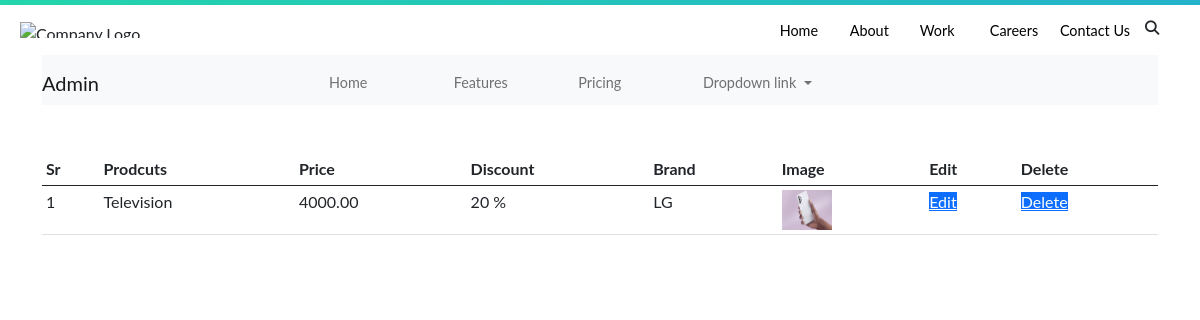
Page /admin (signed in) on the earlier database version.
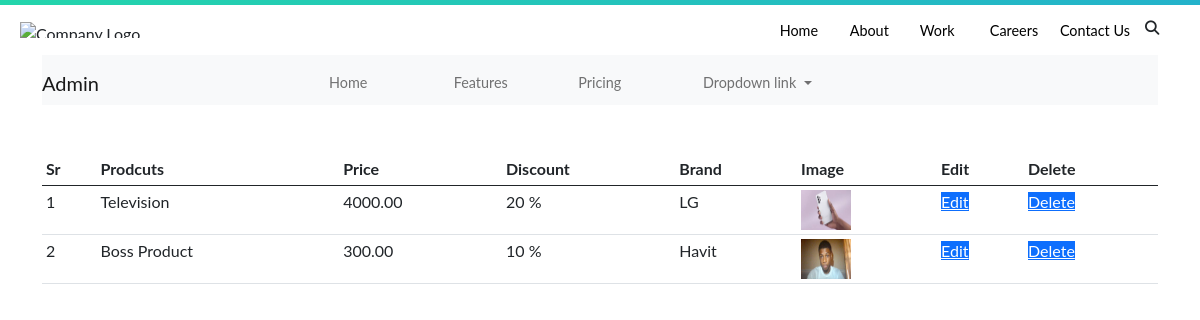
Same page on the later database version.
### shop/products/models.py (models this page shows, shortened)
class Addproduct(db.Model):
    id = db.Column(db.Integer, primary_key=True)
    name = db.Column(db.String(80), nullable=False)
    price = db.Column(db.Numeric(10,2), nullable=False)
    discount = db.Column(db.Integer, default=0)
    stock = db.Column(db.Integer, nullable=False)
    colors = db.Column(db.Text, nullable=False)
    desc = db.Column(db.Text, nullable=False)
    pub_date = db.Column(db.DateTime, nullable=False,
        default=datetime.utcnow)
    brand_id = db.Column(db.Integer, db.ForeignKey('brand.id'),
        nullable=False)
    brand = db.relationship('Brand',
        backref=db.backref('posts', lazy=True))
    category_id = db.Column(db.Integer, db.ForeignKey('category.id'),
        nullable=False)
    category = db.relationship('Category',
        backref=db.backref('posts', lazy=True))
    image_1 = db.Column(db.String(150), nullable=False, default='image.jpg')
    image_2 = db.Column(db.String(150), nullable=False, default='image.jpg')
    image_3 = db.Column(db.String(150), nullable=False, default='image.jpg')

class Brand(db.Model):
    id = db.Column(db.Integer, primary_key=True)
    name = db.Column(db.String(100),unique=True, nullable=False)

### shop/admin/routes.py (the view)
@app.route('/admin')
def admin():
    if 'email' not in session:
        flash('Please login first!', 'danger')
        return redirect(url_for('login'))
    products = Addproduct.query.all()
    return render_template('admin/index.html', title='Admin Page', products=products)

### shop/templates/admin/index.html (shortened to what this page needs)
{% extends "layout.html" %} {% block content %} {% include '_messages.html' %}
<div class="container">
  <nav class="navbar navbar-expand-lg navbar-light bg-light">
    <a class="navbar-brand" href="#">Admin</a>
    <div class="collapse navbar-collapse" id="navbarNavDropdown">
      <ul class="navbar-nav">
        <li class="nav-item active">
          <a class="nav-link" href="#"
            >Home <span class="sr-only">(current)</span></a
          >
        </li>
        <li class="nav-item">
          <a class="nav-link" href="#">Features</a>
        </li>
        <li class="nav-item">
          <a class="nav-link" href="#">Pricing</a>
        </li>
        <li class="nav-item dropdown">
          <a
            class="nav-link dropdown-toggle"
            href="#"
            id="navbarDropdownMenuLink"
            data-toggle="dropdown"
            aria-haspopup="true"
            aria-expanded="false"
          >
            Dropdown link
          </a>
        </li>
      </ul>
    </div>
  </nav>
</div>
<div class="container mt-5">
    <table class="table table-sm table-condensed table-stripped">
        <thead>
            <th>Sr</th>
            <th>Prodcuts</th>
            <th>Price</th>
            <th>Discount</th>
            <th>Brand</th>
            <th>Image</th>
            <th>Edit</th>
            <th>Delete</th>
        </thead>
        <tbody>
          {% for product in products %}
            <tr>
                <td>{{ loop.index }}</td>
                <td>{{ product.name }}</td>
                <td>{{ product.price }}</td>
                <td>{{ product.discount }} %</td>
                <td>{{ product.brand.name }}</td>
                <td><img src="{{ url_for('static', filename='images/' + product.image_1) }}" width="50" height="40"></td>
                <td><a class="btn-primary" href="/edit/{{ product.id }}">Edit</a></td>
                <td><a class="btn-primary" href="/delete/{{ product.id }}">Delete</a></td>
            </tr>
          {% endfor %}
            </tbody>
    </table>
</div>
{% endblock %}

### shop/templates/layout.html (shortened to what this page needs)
<!DOCTYPE html>
<html lang="en">
  <head>
    <link
      href="https://cdn.jsdelivr.net/npm/bootstrap@5.0.0-beta3/dist/css/bootstrap.min.css"
      rel="stylesheet"
    />
    <link rel="stylesheet" href="static/css/style.css" />
  </head>
  <body>
    <div class="page-wrapper">
      <div class="nav-wrapper">
       <div class="grad-bar"></div>
       <nav class="navbar">
         <img src="https://upload.wikimedia.org/wikipedia/en/thumb/c/c8/Bluestar_%28bus_company%29_logo.svg/1280px-Bluestar_%28bus_company%29_logo.svg.png" alt="Company Logo">
         <ul class="nav no-search">
           <li class="nav-item"><a href="#">Home</a></li>
           <li class="nav-item"><a href="#">About</a></li>
           <li class="nav-item"><a href="#">Work</a></li>
           <li class="nav-item"><a href="#">Careers</a></li>
           <li class="nav-item"><a href="#">Contact Us</a></li>
           <i class="fas fa-search" id="search-icon"></i>
         </ul>
       </nav>
       </div>
    {% block content %}
    {% endblock %}
  </body>
</html>

### shop/static/css/style.css (style rules this page uses)
* { margin: 0; padding: 0; box-sizing: border-box; font-family: "Lato", "Arial", sans-serif; }
.page-wrapper { width: 100%; height: auto; }
.nav-wrapper { width: 100%; position: -webkit-sticky; position: sticky; top: 0; background-color: #fff; }
.grad-bar { width: 100%; height: 5px; background: linear-gradient(-45deg, #ee7752, #e73c7e, #23a6d5, #23d5ab); background-size: 400% 400%; -webkit-animation: gradbar 15s ease infinite; -moz-animation: gradbar 15s ease infinite; animation: gradbar 15s ease infinite; }
.navbar { display: grid; grid-template-columns: 1fr 3fr; align-items: center; height: 50px; overflow: hidden; }
.navbar img { height: 16px; width: auto; justify-self: start; margin-left: 20px; }
.navbar ul { list-style: none; display: grid; grid-template-columns: repeat(6, 1fr); justify-self: end; }
.nav-item a { color: #000; font-size: 0.9rem; font-weight: 400; text-decoration: none; transition: color 0.3s ease-out; }
#search-icon { font-size: 0.9rem; margin-top: 3px; margin-left: 15px; transition: color 0.3s ease-out; }
.no-search { transform: translate(0); transition: transform 0.7s ease-in-out; }

Differences in the rows shown:
added Addproduct: name "Boss Product", price "300.00", discount "10", brand.name "Havit", image_1 (picture)
